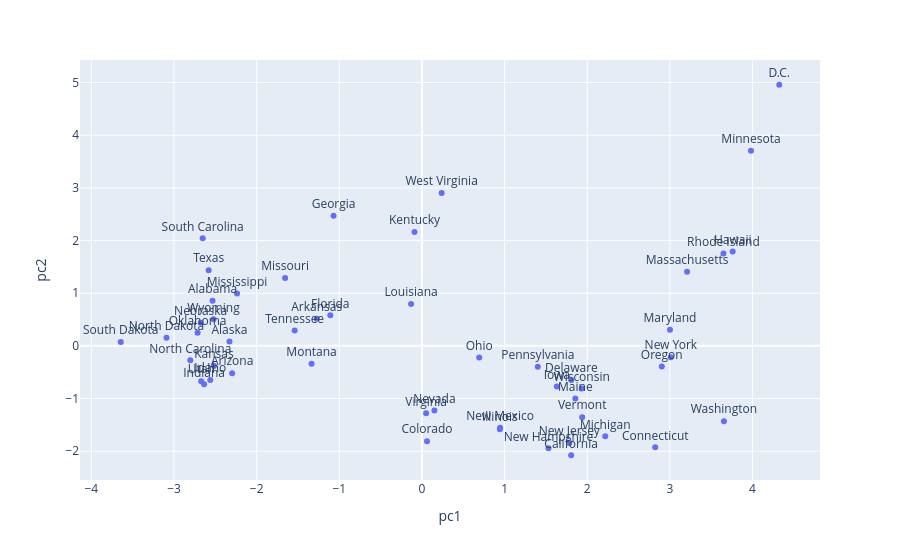

Here is the notebook cell this chart was saved with:
### Markdown cell above
### Part i

### Code cell
import plotly.express as px
first_2_pcs_jittered["state"] = list(df_1972_to_2016.index)
fig = px.scatter(first_2_pcs_jittered, x = "pc1", y = "pc2", text="state")
fig.update_traces(textposition='top center')
fig.show()

### Figure 1 — Plotly figure (JSON) as saved in the notebook; plotly's stock layout.template omitted (floating-point values rounded to 4 significant figures)
{"data": [{"hovertemplate": "pc1=%{x}<br>pc2=%{y}<br>state=%{text}<extra></extra>", "legendgroup": "", "marker": {"color": "#636efa", "symbol": "circle"}, "mode": "markers+text", "name": "", "orientation": "v", "showlegend": false, "text": ["Alabama", "Alaska", "Arizona", "Arkansas", "California", "Colorado", "Connecticut", "Delaware", "D.C.", "Florida", "Georgia", "Hawaii", "Idaho", "Illinois", "Indiana", "Iowa", "Kansas", "Kentucky", "Louisiana", "Maine", "Maryland", "Massachusetts", "Michigan", "Minnesota", "Mississippi", "Missouri", "Montana", "Nebraska", "Nevada", "New Hampshire", "New Jersey", "New Mexico", "New York", "North Carolina", "North Dakota", "Ohio", "Oklahoma", "Oregon", "Pennsylvania", "Rhode Island", "South Carolina", "South Dakota", "Tennessee", "Texas", "Utah", "Vermont", "Virginia", "Washington", "West Virginia", "Wisconsin", "Wyoming"], "textposition": "top center", "type": "scatter", "x": [-2.533, -2.329, -2.296, -1.274, 1.805, 0.0614, 2.823, 1.808, 4.323, -1.109, -1.069, 3.76, -2.561, 0.9429, -2.635, 1.632, -2.516, -0.08986, -0.1314, 1.856, 3.001, 3.208, 2.218, 3.981, -2.237, -1.655, -1.336, -2.677, 0.1514, 1.531, 1.783, 0.9457, 3.012, -2.803, -3.091, 0.6926, -2.714, 2.902, 1.402, 3.648, -2.653, -3.644, -1.54, -2.581, -2.671, 1.939, 0.05004, 3.654, 0.2386, 1.933, -2.522], "xaxis": "x", "y": [0.8554, 0.08415, -0.5196, 0.513, -2.077, -1.81, -1.927, -0.6492, 4.958, 0.5813, 2.472, 1.793, -0.65, -1.583, -0.7309, -0.7694, -0.3839, 2.163, 0.7969, -1.0, 0.3053, 1.409, -1.718, 3.705, 0.9938, 1.288, -0.3373, 0.4387, -1.227, -1.946, -1.845, -1.555, -0.214, -0.2749, 0.1561, -0.2213, 0.2487, -0.3901, -0.397, 1.753, 2.041, 0.07146, 0.2935, 1.437, -0.6711, -1.355, -1.281, -1.429, 2.902, -0.809, 0.5031], "yaxis": "y"}], "layout": {"legend": {"tracegroupgap": 0}, "margin": {"t": 60}, "xaxis": {"anchor": "y", "domain": [0, 1], "title": {"text": "pc1"}}, "yaxis": {"anchor": "x", "domain": [0, 1], "title": {"text": "pc2"}}}}
